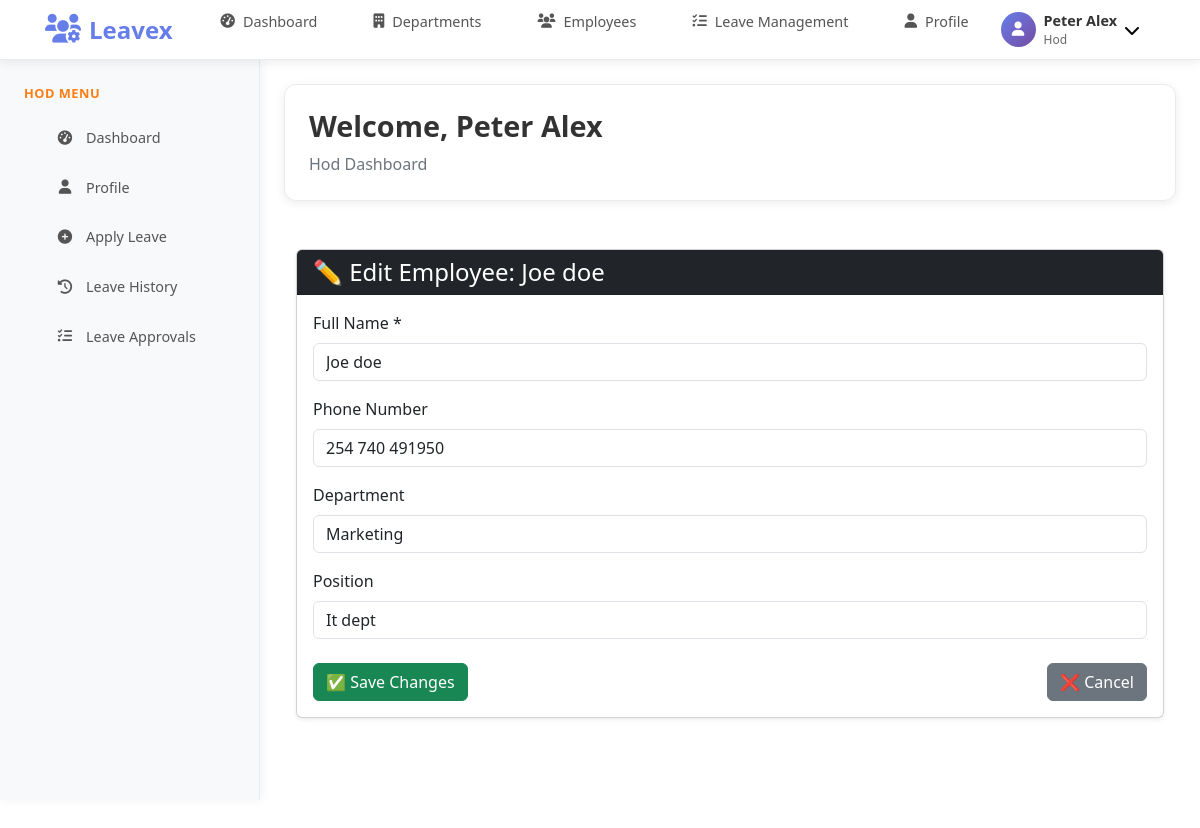
Screenshot of /employees/12/edit/ (signed in) with the database file from the repository.
### Application/models.py (models this page shows, shortened)
class User(AbstractUser):
    ROLE_CHOICES = [
        ('admin', 'Admin'),
        ('employee', 'Employee'),
        ('hod', 'Hod'),
    ]
    email = models.EmailField(unique=True)
    role = models.CharField(max_length=20, choices=ROLE_CHOICES)
    full_name = models.CharField(max_length=100)
    phone_number = models.CharField(max_length=15, blank=True, null=True)
    date_joined = models.DateTimeField(default=timezone.now)
    is_active = models.BooleanField(default=True)
    department = models.CharField(max_length=100, blank=True, null=True)
    employee_id = models.CharField(max_length=20, unique=True, blank=True, null=True)
    hire_date = models.DateField(blank=True, null=True)
    position = models.CharField(max_length=100, blank=True, null=True)
    salary = models.DecimalField(max_digits=10, decimal_places=2, blank=True, null=True)
    manager = models.ForeignKey('self', on_delete=models.SET_NULL, blank=True, null=True)
    USERNAME_FIELD = 'email'
    REQUIRED_FIELDS = ['username', 'role', 'full_name']

### Application/views.py (the view, shortened to what this page needs)
# urls.py: path('employees/<int:pk>/edit/', views.edit_employee, name='edit_employee'),
@login_required
def edit_employee(request, pk):
    employee = get_object_or_404(User, pk=pk, role='employee')
    return render(request, 'Application/edit_employee.html', {'employee': employee})

### Application/templates/Application/edit_employee.html (shortened to what this page needs)
{% extends "Application/base.html" %}
{% block content %}
<div class="container mt-5">
  <div class="card shadow-sm">
    <div class="card-header bg-dark text-white">
      <h4 class="mb-0">✏️ Edit Employee: {{ employee.full_name }}</h4>
    </div>
    <div class="card-body">
      <form method="post" novalidate>
        <div class="mb-3">
          <label for="full_name" class="form-label">Full Name *</label>
          <input type="text" name="full_name" id="full_name" class="form-control" value="{{ employee.full_name }}" required>
        </div>
        <div class="mb-3">
          <label for="phone_number" class="form-label">Phone Number</label>
          <input type="text" name="phone_number" id="phone_number" class="form-control" value="{{ employee.phone_number|default:'' }}">
        </div>
        <div class="mb-3">
          <label for="department" class="form-label">Department</label>
          <input type="text" name="department" id="department" class="form-control" value="{{ employee.department|default:'' }}">
        </div>
        <div class="mb-4">
          <label for="position" class="form-label">Position</label>
          <input type="text" name="position" id="position" class="form-control" value="{{ employee.position|default:'' }}">
        </div>
        <div class="d-flex justify-content-between">
          <button type="submit" class="btn btn-success">✅ Save Changes</button>
          <a href="{% url 'employee_list' %}" class="btn btn-secondary">❌ Cancel</a>
        </div>
      </form>
    </div>
  </div>
</div>
{% endblock %}

### Application/templates/Application/base.html (shortened to what this page needs)
<!DOCTYPE html>
<html lang="en">
<head>
    <link href="https://cdn.jsdelivr.net/npm/bootstrap@5.3.3/dist/css/bootstrap.min.css" rel="stylesheet">
    <link href="https://cdnjs.cloudflare.com/ajax/libs/font-awesome/6.0.0/css/all.min.css" rel="stylesheet">
</head>
<body class="role-{% if user.is_authenticated %}{{ user.role }}{% else %}guest{% endif %}">
    <nav class="navbar">
        <div class="nav-container">
            <a href="#" class="logo">
                <i class="fas fa-users-cog"></i>
                Leavex
            </a>
            {% if user.is_authenticated and user.role == 'hod' %}
            <ul class="nav-links" id="navLinks">
                <li><a href="{% url 'dashboard' %}"><i class="fas fa-tachometer-alt"></i> Dashboard</a></li>
                <li><a href="{% url 'department_list' %}"><i class="fas fa-building"></i> Departments</a></li>
                <li><a href="{% url 'employee_list' %}"><i class="fas fa-users"></i> Employees</a></li>
                <li><a href="{% url 'hod_approvals' %}"><i class="fas fa-tasks"></i> Leave Management</a></li>
                <li><a href="{% url 'profile' %}"><i class="fas fa-user"></i> Profile</a></li>
            </ul>
            {% endif %}
            <div class="profile-section">
                {% if user.is_authenticated %}
                <div class="profile-dropdown">
                    <button class="profile-btn">
                        <div class="profile-avatar">
                            <i class="fas fa-user"></i>
                        </div>
                        <div class="profile-info">
                            <div class="profile-name">{{ user.first_name|default:user.username }}</div>
                            <div class="profile-role">{{ user.role|capfirst }}</div>
                        </div>
                        <i class="fas fa-chevron-down"></i>
                    </button>
                </div>
                {% else %}
                <div class="login-link">
                    <a href="{% url 'login' %}">Login</a>
                </div>
                {% endif %}
            </div>
        </div>
    </nav>
    <div class="sidebar" id="sidebar">
        {% if user.is_authenticated and user.role == 'hod' %}
        <div class="sidebar-section">
            <div class="sidebar-title">HOD Menu</div>
            <ul class="sidebar-nav">
                <li><a href="{% url 'dashboard' %}"><i class="fas fa-tachometer-alt"></i> Dashboard</a></li>
                <li><a href="{% url 'profile' %}"><i class="fas fa-user"></i> Profile</a></li>
                <li><a href="{% url 'apply_leave' %}"><i class="fas fa-plus-circle"></i> Apply Leave</a></li>
                <li><a href="{% url 'reliever_requests' %}"><i class="fas fa-history"></i> Leave History</a></li>
                <li><a href="{% url 'hod_approvals' %}"><i class="fas fa-tasks"></i> Leave Approvals</a></li>
            </ul>
        </div>
        {% endif %}
    </div>
    <div class="content-area">
        <div class="welcome-card fade-in">
            <h1>Welcome{% if user.is_authenticated %}, {{ user.first_name|default:user.username }}{% endif %}</h1>
            <p>{% if user.is_authenticated %}{{ user.role|capfirst }} Dashboard{% else %}Please login to access your dashboard{% endif %}</p>
        </div>
        {% block content %}{% endblock %}
    </div>
</body>
</html>

### Application/templates/Application/base.html (style rules this page uses)
* { margin: 0; padding: 0; box-sizing: border-box; }
body { font-family: 'Segoe UI', Tahoma, Geneva, Verdana, sans-serif; background: #ffffff; min-height: 100vh; color: #333; }
.navbar { background: #ffffff; box-shadow: 0 2px 10px rgba(0, 0, 0, 0.08); position: fixed; top: 0; left: 0; right: 0; z-index: 1000; height: 60px; border-bottom: 1px solid #e9ecef; }
.nav-container { max-width: 1200px; margin: 0 auto; padding: 0 1.5rem; height: 100%; display: flex; align-items: center; justify-content: space-between; }
.logo { font-size: 1.5rem; font-weight: 700; color: #667eea; text-decoration: none; display: flex; align-items: center; gap: 0.5rem; transition: all 0.3s ease; }
.logo i { font-size: 1.8rem; }
.nav-links { display: flex; list-style: none; gap: 1.5rem; align-items: center; }
.nav-links li a { color: #555; text-decoration: none; font-weight: 500; padding: 0.5rem 1rem; border-radius: 8px; transition: all 0.3s ease; display: flex; align-items: center; gap: 0.5rem; font-size: 0.9rem; }
.profile-section { position: relative; }
.profile-dropdown { position: relative; }
.profile-btn { background: none; border: none; display: flex; align-items: center; gap: 0.5rem; padding: 0.5rem 1rem; border-radius: 8px; cursor: pointer; transition: all 0.3s ease; }
.profile-avatar { width: 35px; height: 35px; border-radius: 50%; background: linear-gradient(135deg, #667eea, #764ba2); display: flex; align-items: center; justify-content: center; color: white; font-weight: bold; font-size: 0.9rem; }
.profile-info { text-align: left; }
.profile-name { font-weight: 600; color: #333; font-size: 0.9rem; }
.profile-role { color: #666; font-size: 0.75rem; }
.sidebar { position: fixed; top: 60px; left: 0; background: #f8f9fa; width: 260px; height: calc(100vh - 60px); box-shadow: 2px 0 10px rgba(0, 0, 0, 0.05); padding: 1.5rem 0; overflow-y: auto; z-index: 999; border-right: 1px solid #e9ecef; }
.sidebar-section { margin-bottom: 1.5rem; }
.sidebar-title { padding: 0 1.5rem; font-size: 0.8rem; color: #6c757d; text-transform: uppercase; letter-spacing: 0.5px; margin-bottom: 0.75rem; font-weight: 600; }
.sidebar-nav { list-style: none; }
.sidebar-nav li { margin-bottom: 0.25rem; }
.sidebar-nav a { display: flex; align-items: center; gap: 0.75rem; padding: 0.75rem 1.5rem; color: #555; text-decoration: none; transition: all 0.3s ease; position: relative; font-size: 0.9rem; }
.sidebar-nav a::before { content: ''; position: absolute; left: 0; top: 0; bottom: 0; width: 3px; background: #667eea; transform: scaleY(0); transition: transform 0.3s ease; }
.sidebar-nav i { width: 18px; text-align: center; font-size: 0.9rem; }
.content-area { margin-left: 260px; margin-top: 60px; padding: 1.5rem; min-height: calc(100vh - 60px); }
.welcome-card { background: #ffffff; border-radius: 12px; padding: 1.5rem; box-shadow: 0 2px 10px rgba(0, 0, 0, 0.08); margin-bottom: 1.5rem; border: 1px solid #e9ecef; }
.welcome-card h1 { color: #333; margin-bottom: 0.5rem; font-size: 1.8rem; font-weight: 600; }
.welcome-card p { color: #6c757d; font-size: 1rem; margin: 0; }
@media (min-width: 769px) { .sidebar { transform: translateX(0); } }
.fade-in { animation: fadeIn 0.5s ease-in; }
.role-hod .sidebar-section:first-child .sidebar-title { color: #fd7e14; }
.role-hod .sidebar-nav a::before { background: #fd7e14; }

### rows the page displays
User: first_name "Peter Alex", role "Hod"
User: full_name "Joe doe", phone_number "254 740 491950", department "Marketing", position "It dept"
